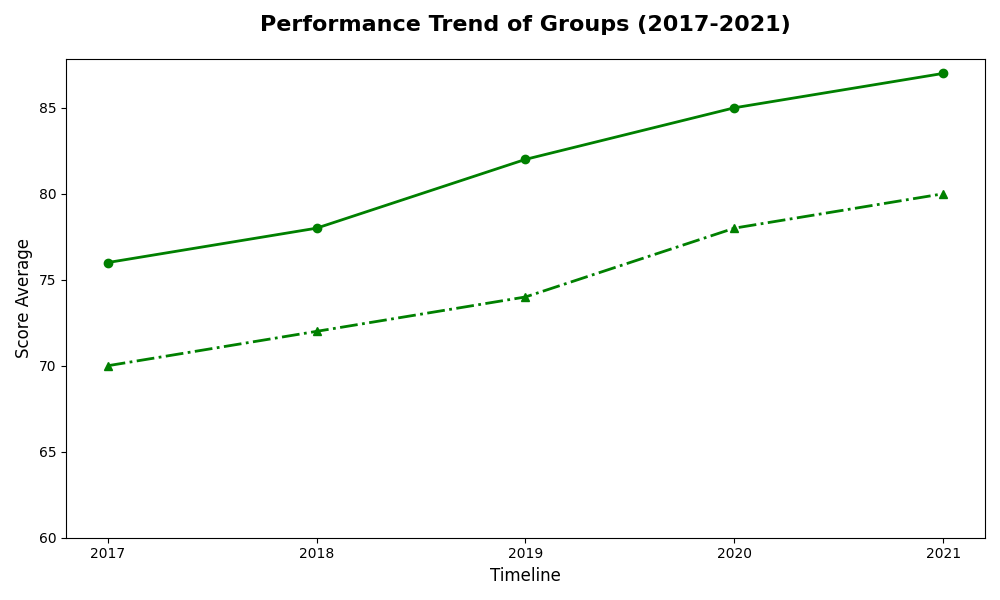

Generate this figure with Python:
import numpy as np
import matplotlib.pyplot as plt

years = np.array([2017, 2018, 2019, 2020, 2021])
group_a_scores = np.array([76, 78, 82, 85, 87])
group_c_scores = np.array([70, 72, 74, 78, 80])

fig, ax = plt.subplots(figsize=(10, 6))

ax.plot(years, group_a_scores, marker='o', linestyle='-', linewidth=2, markersize=6, color='green')
ax.plot(years, group_c_scores, marker='^', linestyle='-.', linewidth=2, markersize=6, color='green')

ax.set_title('Performance Trend of Groups (2017-2021)', fontsize=16, fontweight='bold', pad=20)
ax.set_xlabel('Timeline', fontsize=12)
ax.set_ylabel('Score Average', fontsize=12)

ax.set_xticks(years)
ax.set_yticks(np.arange(60, 90, 5))

# Remove grid
# ax.grid(True, linestyle='--', alpha=0.7)

# Remove legend
# ax.legend(loc='lower right', title='Participants')

# Remove annotations
# for i in range(len(years)):
#     ax.annotate(f'{group_a_scores[i]}%', xy=(years[i], group_a_scores[i]), textcoords="offset points", xytext=(0, 10), ha='center', color='green')
#     ax.annotate(f'{group_c_scores[i]}%', xy=(years[i], group_c_scores[i]), textcoords="offset points", xytext=(0, 10), ha='center', color='green')

plt.tight_layout()
plt.show()
